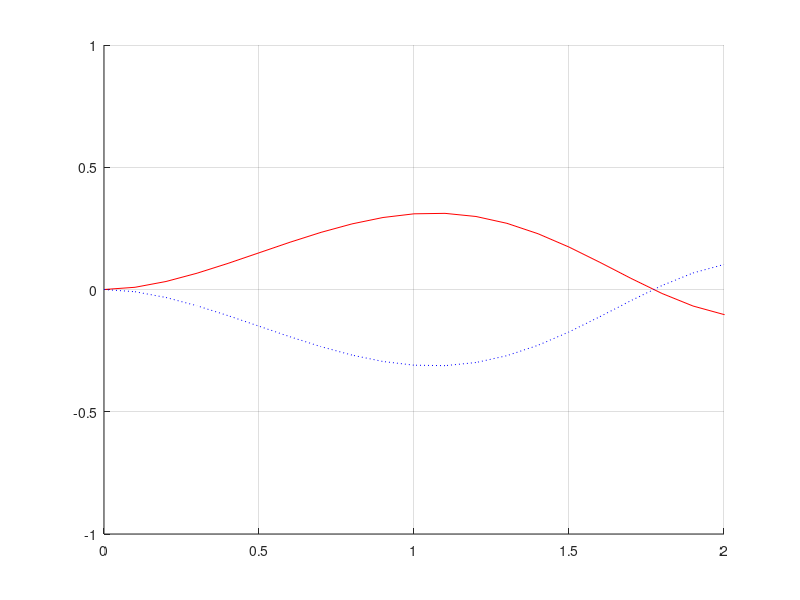

MATLAB code to generate this figure:
close all
x = 0:0.1:5;
y = exp(-x).*sin(x.^2);
figure
% 
% subplot(2,2,1)
% plot(x,y)
% 
% subplot(2,2,2)
% semilogx(x,abs(x))
% 
% subplot(2,2,3)
% semilogy(x,abs(x))
% 
% subplot(2,2,4)
% loglog(x,y)
hold on
grid on
plot(x,y,'r-')
plot(x,-y,'b:')
axis([0 2 -1 1])